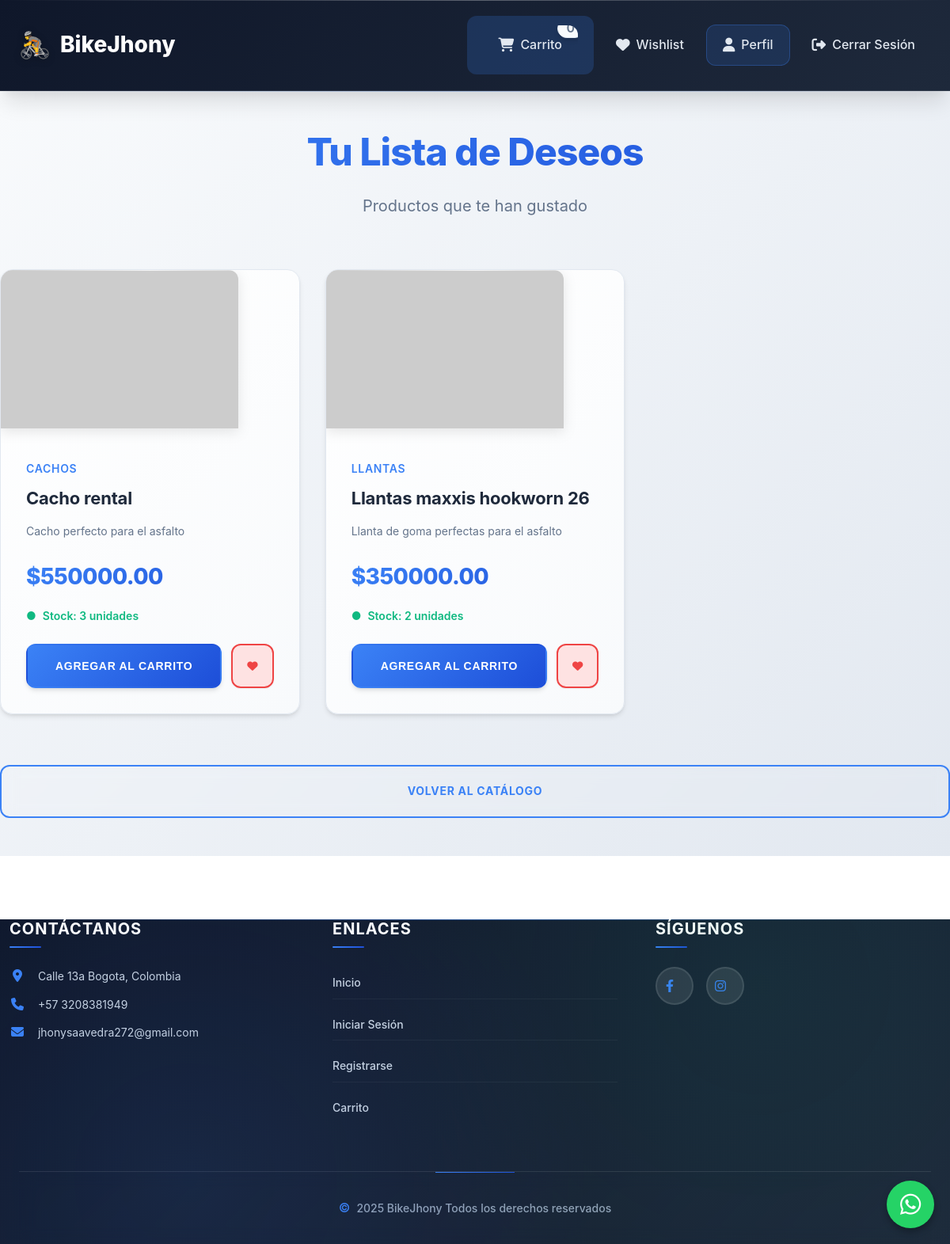
/wishlist/wishlist (signed in), run on an earlier commit of the app's database.
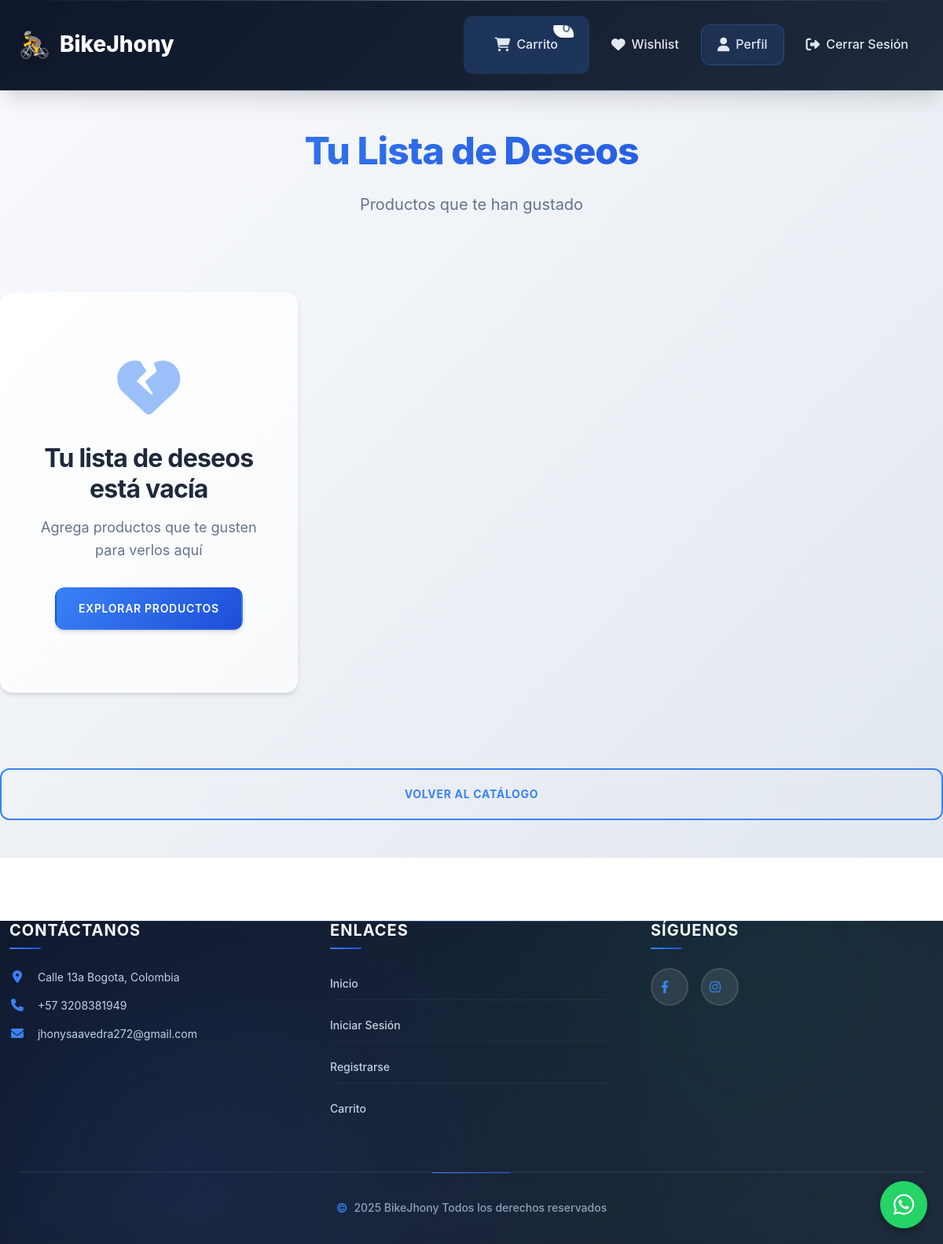
And on a later commit of the database.
### models/product.py (models this page shows, shortened)
class Product(db.Model):
    __tablename__ = 'productos'
    id = db.Column(db.Integer, primary_key=True)
    nombre = db.Column(db.String(100), nullable=False)
    descripcion = db.Column(db.String(255))
    precio = db.Column(db.Float, nullable=False)
    stock = db.Column(db.Integer, nullable=False)
    url_imagen = db.Column(db.String(255))
    subcategoria_id = db.Column(db.Integer, db.ForeignKey('subcategorias.id'), nullable=False)
    subcategoria = db.relationship('Subcategoria', back_populates='productos')

### models/subcategoria.py (models this page shows, shortened)
class Subcategoria(db.Model):
    __tablename__ = 'subcategorias'
    id = db.Column(db.Integer, primary_key=True)
    nombre = db.Column(db.String(100), nullable=False)
    categoria_id = db.Column(db.Integer, db.ForeignKey('categorias.id'), nullable=False)
    productos = db.relationship('Product', back_populates='subcategoria')

### routes/wishlist.py (the view)
@wishlist_bp.route('/wishlist')
@login_required
def wishlist():
    wishlist_items = Wishlist.query.filter_by(user_id=current_user.id).all()
    products_in_wishlist = []
    for item in wishlist_items:
        product = Product.query.get(item.product_id)
        if product:
            products_in_wishlist.append(product)
    return render_template('wishlist_page.html', products=products_in_wishlist)

### app.py (called while the page is built)
@login_manager.user_loader
def load_user(user_id):
    return db.session.get(User, int(user_id))

### templates/wishlist_page.html (shortened to what this page needs)
{% extends 'base.html' %}
{% block content %}
<div class="products-section">
    <div class="section-header">
        <h2 class="section-title">Tu Lista de Deseos</h2>
        <p class="section-subtitle">Productos que te han gustado</p>
    </div>
    <div class="products-grid">
        {% include 'wishlist.html' %}
    </div>
    <div class="cart-actions">
        <a href="{{ url_for('dashboard.client_dashboard') }}" class="continue-shopping">Volver al Catálogo</a>
    </div>
</div>
{% endblock %}

### templates/base.html (shortened to what this page needs)
<!DOCTYPE html>
<html lang="es">
<head>
    <link rel="stylesheet" href="https://cdnjs.cloudflare.com/ajax/libs/font-awesome/6.4.0/css/all.min.css">
    <link rel="stylesheet" href="https://cdn.jsdelivr.net/npm/bootstrap-icons@1.11.3/font/bootstrap-icons.css">
    <link rel="stylesheet" href="{{ url_for('static', filename='css/main.css') }}">
    <link rel="stylesheet" href="{{ url_for('static', filename='css/header.css') }}">
    <link rel="stylesheet" href="{{ url_for('static', filename='css/hero.css') }}">
    <link rel="stylesheet" href="{{ url_for('static', filename='css/products.css') }}">
    <link rel="stylesheet" href="{{ url_for('static', filename='css/search.css') }}">
    <link rel="stylesheet" href="{{ url_for('static', filename='css/forms.css') }}">
    <link rel="stylesheet" href="{{ url_for('static', filename='css/styles.css') }}">
    <link rel="stylesheet" href="{{ url_for('static', filename='css/footer.css') }}">
    <link rel="stylesheet" href="{{ url_for('static', filename='css/modals.css') }}">
    <link rel="stylesheet" href="{{ url_for('static', filename='css/cart.css') }}">
    <link rel="stylesheet" href="{{ url_for('static', filename='css/services.css') }}">
</head>
<body>
    <header class="header">
        <nav class="navbar">
            <a href="{{ url_for('index') }}" class="navbar-brand">
                <span>BikeJhony</span>
            </a>
            <div class="navbar-collapse" id="navbarNav">
                <ul class="navbar-nav">
                    {% if current_user.is_authenticated %}
                        <li class="nav-item cart-link">
                            <a href="{{ url_for('cart.cart') }}" class="nav-link">
                                <i class="fas fa-shopping-cart"></i> Carrito <span class="cart-count">0</span>
                            </a>
                        </li>
                        <li class="nav-item">
                            <a href="{{ url_for('wishlist.wishlist') }}" class="nav-link">
                                <i class="fas fa-heart"></i> Wishlist
                            </a>
                        </li>
                        <li class="nav-item profile-link">
                            <a href="#" class="nav-link" data-toggle="modal" data-target="#profile-modal">
                                <i class="fas fa-user"></i> Perfil
                            </a>
                        </li>
                        <li class="nav-item">
                            <a href="{{ url_for('auth.logout') }}" class="nav-link">
                                <i class="fas fa-sign-out-alt"></i> Cerrar Sesión
                            </a>
                        </li>
                    {% endif %}
                </ul>
            </div>
        </nav>
    </header>
    {% block content %}{% endblock %}
    <footer class="footer">
        <div class="container">
            <div class="footer-grid row">
                <div class="footer-section col-md-4">
                    <h5>Contáctanos</h5>
                    <p><i class="fas fa-map-marker-alt"></i> Calle 13a Bogota, Colombia</p>
                    <p><i class="fas fa-phone"></i> +57 3208381949</p>
                    <p><i class="fas fa-envelope"></i> jhonysaavedra272@gmail.com</p>
                </div>
                <div class="footer-section col-md-4">
                    <h5>Enlaces</h5>
                    <ul>
                        <li><a href="{{ url_for('index') }}">Inicio</a></li>
                        <li><a href="{{ url_for('auth.login') }}">Iniciar Sesión</a></li>
                        <li><a href="{{ url_for('auth.register') }}">Registrarse</a></li>
                        <li><a href="{{ url_for('cart.cart') }}">Carrito</a></li>
                    </ul>
                </div>
                <div class="footer-section col-md-4">
                    <h5>Síguenos</h5>
                    <div class="social-links d-flex">
                        <a href="https://www.facebook.com/jhony.saavedra.517323" class="social-link" target="_blank" rel="noopener noreferrer"><i class="fab fa-facebook-f"></i></a>
                        <a href="https://www.instagram.com/el_jhony66?igsh=MXN4aHU0enJrM3d3ZA==" class="social-link" target="_blank" rel="noopener noreferrer"><i class="fab fa-instagram"></i></a>
                    </div>
                </div>
            </div>
            <div class="footer-bottom text-center">
                <p>2025 BikeJhony Todos los derechos reservados</p>
            </div>
        </div>
    </footer>
    <a href="https://wa.me/573208381949?text=Hola" target="_blank" class="whatsapp-float">
      <i class="fab fa-whatsapp"></i>
    </a>
</body>
</html>

### templates/wishlist.html
{% if products %}
    {% for product in products %}
        <div class="product-card">
            <div class="product-image">
                {% if product.url_imagen %}
                    <img src="{{ product.url_imagen }}" alt="{{ product.nombre }}" class="card-img-top">
                {% else %}
                    <img src="{{ url_for('static', filename='images/placeholder.jpg') }}" alt="Placeholder" class="card-img-top">
                {% endif %}
            </div>
            <div class="product-info">
                <div class="product-category">
                    {{ product.subcategoria.nombre if product.subcategoria else 'Sin categoría' }}
                </div>
                <h3 class="product-title">{{ product.nombre }}</h3>
                <p class="product-description">{{ product.descripcion }}</p>
                <div class="product-price">
                    ${{ "%.2f"|format(product.precio) }}
                </div>
                <div class="product-stock">
                    {% if product.stock > 0 %}
                        Stock: {{ product.stock }} unidades
                    {% else %}
                        Sin stock disponible
                    {% endif %}
                </div>
                <div class="product-actions">
                    <button class="btn btn-primary add-to-cart-btn" data-product-id="{{ product.id }}" {% if product.stock == 0 %}disabled{% endif %}>
                        {% if product.stock == 0 %}Sin Stock{% else %}Agregar al Carrito{% endif %}
                    </button>
                    <button class="wishlist-btn favorited" data-product-id="{{ product.id }}">
                        <i class="fas fa-heart"></i>
                    </button>
                </div>
            </div>
        </div>
    {% endfor %}
{% else %}
    <div class="empty-state">
        <i class="fas fa-heart-broken empty-state-icon"></i>
        <h3 class="empty-state-title">Tu lista de deseos está vacía</h3>
        <p class="empty-state-description">Agrega productos que te gusten para verlos aquí</p>
        <a href="{{ url_for('products.catalog') }}" class="btn btn-primary">Explorar Productos</a>
    </div>
{% endif %}

### static/css/main.css (style rules this page uses)
:root { --primary-color: #3b82f6; --primary-hover: #2563eb; --primary-light: #dbeafe; --secondary-color: #64748b; --secondary-hover: #475569; --success-color: #10b981; --success-light: #d1fae5; --danger-color: #ef4444; --danger-light: #fee2e2; --warning-color: #f59e0b; --warning-light: #fef3c7; --dark-color: #0f172a; --light-color: #f8fafc; --background-color: #ffffff; --surface-color: #f1f5f9; --border-color: #e2e8f0; --border-hover: #cbd5e1; --text-color: #1e293b; --text-muted: #64748b; --text-light: #94a3b8; --shadow-sm: 0 1px 2px 0 rgba(0, 0, 0, 0.05); --shadow: 0 4px 6px -1px rgba(0, 0, 0, 0.1), 0 2px 4px -1px rgba(0, 0, 0, 0.06); --shadow-md: 0 10px 15px -3px rgba(0, 0, 0, 0.1), 0 4px 6px -2px rgba(0, 0, 0, 0.05); --shadow-lg: 0 20px 25px -5px rgba(0, 0, 0, 0.1), 0 10px 10px -5px rgba(0, 0, 0, 0.04); --shadow-xl: 0 25px 50px -12px rgba(0, 0, 0, 0.25); --border-radius: 12px; --border-radius-sm: 8px; --border-radius-lg: 16px; --border-radius-xl: 24px; --transition: all 0.3s cubic-bezier(0.4, 0, 0.2, 1); --transition-fast: all 0.15s cubic-bezier(0.4, 0, 0.2, 1); --gradient-primary: linear-gradient(135deg, #3b82f6 0%, #1d4ed8 100%); --gradient-secondary: linear-gradient(135deg, #64748b 0%, #475569 100%); --gradient-surface: linear-gradient(135deg, #ffffff 0%, #f8fafc 100%); --gradient-dark: linear-gradient(135deg, #0f172a 0%, #1e293b 100%); }
* { margin: 0; padding: 0; box-sizing: border-box; }
*::before, *::after { box-sizing: border-box; }
body { font-family: "Inter", -apple-system, BlinkMacSystemFont, "Segoe UI", Roboto, "Helvetica Neue", Arial, sans-serif; line-height: 1.6; color: var(--text-color); background: var(--background-color); font-feature-settings: "kern" 1, "liga" 1; -webkit-font-smoothing: antialiased; -moz-osx-font-smoothing: grayscale; scroll-behavior: smooth; }
.container { max-width: 1200px; margin: 0 auto; padding: 0 24px; }
h1, h2, h3, h4, h5, h6 { font-weight: 700; line-height: 1.2; margin-bottom: 1rem; color: var(--text-color); letter-spacing: -0.025em; }
h2 { font-size: 2.25rem; font-weight: 700; }
h3 { font-size: 1.875rem; font-weight: 600; }
p { margin-bottom: 1rem; line-height: 1.7; }
a { color: var(--primary-color); text-decoration: none; transition: var(--transition); position: relative; }
.btn { display: inline-flex; align-items: center; justify-content: center; padding: 0.875rem 1.75rem; font-size: 0.875rem; font-weight: 600; border-radius: var(--border-radius); border: none; cursor: pointer; transition: var(--transition); text-decoration: none; gap: 0.5rem; position: relative; overflow: hidden; white-space: nowrap; user-select: none; transform: translateY(0); }
.btn::before { content: ""; position: absolute; top: 0; left: -100%; width: 100%; height: 100%; background: linear-gradient(90deg, transparent, rgba(255, 255, 255, 0.2), transparent); transition: left 0.5s; }
.btn-primary { background: var(--gradient-primary); color: white; box-shadow: var(--shadow); }
.row { display: flex; flex-wrap: wrap; margin: 0 -12px; }
.col-md-4 { flex: 0 0 33.333333%; }
.text-center { text-align: center; }
.d-flex { display: flex; }

### static/css/styles.css (style rules this page uses)
.btn-primary { background: var(--gradient-primary); border: 2px solid transparent; color: white; font-weight: 600; text-transform: uppercase; letter-spacing: 0.05em; box-shadow: var(--shadow); position: relative; overflow: hidden; }
.btn-primary::before { content: ""; position: absolute; top: 0; left: -100%; width: 100%; height: 100%; background: linear-gradient(90deg, transparent, rgba(255, 255, 255, 0.3), transparent); transition: left 0.5s; }

### static/css/cart.css (style rules this page uses)
.cart-count { color: var(--text-muted); font-size: 1rem; font-weight: 600; background: var(--light-color); padding: 0.5rem 1rem; border-radius: var(--border-radius-xl); border: 1px solid var(--border-color); }
.cart-actions { display: flex; gap: 1.5rem; margin-top: 2.5rem; }
.continue-shopping { flex: 1; background: transparent; color: var(--primary-color); border: 2px solid var(--primary-color); padding: 1.25rem 2rem; border-radius: var(--border-radius); font-weight: 700; text-decoration: none; text-align: center; transition: var(--transition); text-transform: uppercase; letter-spacing: 0.05em; font-size: 0.875rem; backdrop-filter: blur(10px); }

What changed in the data, as far as the page shows it:
removed Product: subcategoria "CACHOS", nombre "Cacho rental", descripcion "Cacho perfecto para el asfalto", precio "550000.00", stock "3", shows "AGREGAR AL CARRITO"
removed Product: subcategoria "LLANTAS", nombre "Llantas maxxis hookworn 26", descripcion "Llanta de goma perfectas para el asfalto", precio "350000.00", stock "2", shows "AGREGAR AL CARRITO"
Also different on the page:
text now shown: "Tu lista de deseos está vacía Agrega productos que te gusten para verlos aquí EXPLORAR PRODUCTOS"
